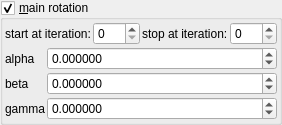
    <widget class="MyGroupBox" name="groupCheck_mandelbox_main_rotation_enabled">
     <property name="font">
      <font>
       <weight>50</weight>
       <bold>false</bold>
      </font>
     </property>
     <property name="title">
      <string>&amp;main rotation</string>
     </property>
     <property name="checkable">
      <bool>true</bool>
     </property>
     <layout class="QVBoxLayout" name="verticalLayout_3" stretch="0,0">
      <property name="spacing">
       <number>2</number>
      </property>
      <property name="leftMargin">
       <number>2</number>
      </property>
      <property name="topMargin">
       <number>2</number>
      </property>
      <property name="rightMargin">
       <number>2</number>
      </property>
      <property name="bottomMargin">
       <number>2</number>
      </property>
      <item>
       <layout class="QHBoxLayout" name="horizontalLayout_17" stretch="0,1,0,1">
        <item>
         <widget class="QLabel" name="label_102">
          <property name="text">
           <string>start at iteration:</string>
          </property>
         </widget>
        </item>
        <item>
         <widget class="MySpinBox" name="spinboxInt_transf_start_iterations_R">
          <property name="sizePolicy">
           <sizepolicy hsizetype="Minimum" vsizetype="Maximum">
            <horstretch>0</horstretch>
            <verstretch>0</verstretch>
           </sizepolicy>
          </property>
          <property name="minimum">
           <number>0</number>
          </property>
          <property name="maximum">
           <number>999</number>
          </property>
          <property name="value">
           <number>0</number>
          </property>
         </widget>
        </item>
        <item>
         <widget class="QLabel" name="label_84">
          <property name="text">
           <string>stop at iteration:</string>
          </property>
         </widget>
        </item>
        <item>
         <widget class="MySpinBox" name="spinboxInt_transf_stop_iterations_R">
          <property name="sizePolicy">
           <sizepolicy hsizetype="Preferred" vsizetype="Maximum">
            <horstretch>0</horstretch>
            <verstretch>0</verstretch>
           </sizepolicy>
          </property>
          <property name="maximum">
           <number>999</number>
          </property>
         </widget>
        </item>
       </layout>
      </item>
      <item>
       <layout class="QGridLayout" name="gridLayout_18" columnstretch="0,1">
        <property name="spacing">
         <number>2</number>
        </property>
        <item row="0" column="0">
         <widget class="QLabel" name="label_57">
          <property name="font">
           <font>
            <family>Ubuntu</family>
            <weight>50</weight>
            <bold>false</bold>
           </font>
          </property>
          <property name="text">
           <string notr="true">alpha</string>
          </property>
         </widget>
        </item>
        <item row="0" column="1">
         <widget class="MyDoubleSpinBox" name="spinboxd3_mandelbox_rotation_main_x">
          <property name="sizePolicy">
           <sizepolicy hsizetype="Minimum" vsizetype="Maximum">
            <horstretch>0</horstretch>
            <verstretch>0</verstretch>
           </sizepolicy>
          </property>
          <property name="font">
           <font>
            <weight>50</weight>
            <bold>false</bold>
           </font>
          </property>
          <property name="prefix">
           <string/>
          </property>
          <property name="suffix">
           <string/>
          </property>
          <property name="decimals">
           <number>6</number>
          </property>
          <property name="minimum">
           <double>-36000.000000000000000</double>
          </property>
          <property name="maximum">
           <double>36000.000000000000000</double>
          </property>
          <property name="singleStep">
           <double>1.000000000000000</double>
          </property>
         </widget>
        </item>
        <item row="1" column="1">
         <widget class="MyDoubleSpinBox" name="spinboxd3_mandelbox_rotation_main_y">
          <property name="sizePolicy">
           <sizepolicy hsizetype="Minimum" vsizetype="Maximum">
            <horstretch>0</horstretch>
            <verstretch>0</verstretch>
           </sizepolicy>
          </property>
          <property name="font">
           <font>
            <weight>50</weight>
            <bold>false</bold>
           </font>
          </property>
          <property name="prefix">
           <string/>
          </property>
          <property name="suffix">
           <string/>
          </property>
          <property name="decimals">
           <number>6</number>
          </property>
          <property name="minimum">
           <double>-36000.000000000000000</double>
          </property>
          <property name="maximum">
           <double>36000.000000000000000</double>
          </property>
          <property name="singleStep">
           <double>1.000000000000000</double>
          </property>
         </widget>
        </item>
        <item row="2" column="1">
         <widget class="MyDoubleSpinBox" name="spinboxd3_mandelbox_rotation_main_z">
          <property name="sizePolicy">
           <sizepolicy hsizetype="Minimum" vsizetype="Maximum">
            <horstretch>0</horstretch>
            <verstretch>0</verstretch>
           </sizepolicy>
          </property>
          <property name="font">
           <font>
            <weight>50</weight>
            <bold>false</bold>
           </font>
          </property>
          <property name="prefix">
           <string/>
          </property>
          <property name="suffix">
           <string/>
          </property>
          <property name="decimals">
           <number>6</number>
          </property>
          <property name="minimum">
           <double>-36000.000000000000000</double>
          </property>
          <property name="maximum">
           <double>36000.000000000000000</double>
          </property>
          <property name="singleStep">
           <double>1.000000000000000</double>
          </property>
         </widget>
        </item>
        <item row="2" column="0">
         <widget class="QLabel" name="label_45">
          <property name="font">
           <font>
            <weight>50</weight>
            <bold>false</bold>
           </font>
          </property>
          <property name="text">
           <string notr="true">gamma</string>
          </property>
         </widget>
        </item>
        <item row="1" column="0">
         <widget class="QLabel" name="label_44">
          <property name="font">
           <font>
            <weight>50</weight>
            <bold>false</bold>
           </font>
          </property>
          <property name="text">
           <string notr="true">beta</string>
          </property>
         </widget>
        </item>
       </layout>
      </item>
     </layout>
    </widget>
